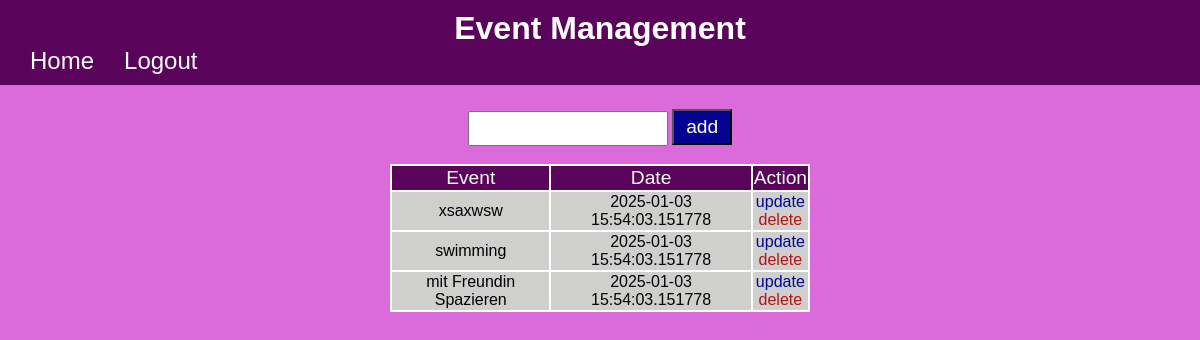
Before: /home (signed in) with the older database file.
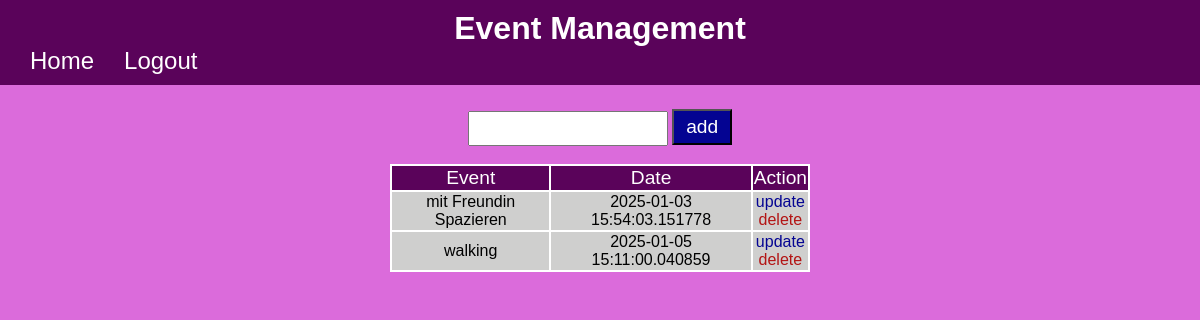
After: the same page with the newer database file.
### website/models.py (models this page shows)
class Event(db.Model):
    id = db.Column(db.Integer, primary_key=True)
    content = db.Column(db.String(60))
    due_date = db.Column(db.DateTime, default=datetime.utcnow())
    user_id = db.Column(db.Integer, db.ForeignKey('user.id'), nullable = False)

### website/views.py (the view, shortened to what this page needs)
@views.route('/home', methods=['POST', 'GET'])
@login_required
def home():
    return render_template('home.html', user=current_user)

### website/__init__.py (called while the page is built)
def create_app():
    app = Flask(__name__, template_folder="template")
    app.config['SQLALCHEMY_DATABASE_URI'] = f'sqlite:///{DATA_BN}'
    app.config['SECRET_KEY'] = 'abcdefghijk'
    db.init_app(app)
    from website.views import views
    from website.auth import auth
    app.register_blueprint(auth, url_prefix='/')
    app.register_blueprint(views, url_prefix='/')
    from website.models import User, Event
    with app.app_context():
        db.create_all()
    login_manager = LoginManager()
    login_manager.login_view = 'auth.login'
    login_manager.init_app(app)
    @login_manager.user_loader
    def load_user(id):
        return User.query.get(int(id))
    return app

### website/template/home.html (shortened to what this page needs)
{% extends 'base.html' %}
{% block content %}
<div class="content" align="center" >
    <br>
    <form  method="POST" align="center">
        <div>
            <input type="text" name="content" id="content" >
            <button type="submit" id="button" >add</button>
        </div>
    </form>
    <br>
    <table id="table">
        <thead align='center' id="thead">
            <td>Event</td>
            <td>Date</td>
            <td>Action</td>
        </thead>
        <tbody align="center" id="tbody">
            {% for event in user.events %}
                <tr id="table-row">
                    <td>{{ event.content }}</td>
                    <td>{{ event.due_date.date() }}  {{ event.due_date.time() }}</td>
                    <td style="text-align:center;">
                        <a id="update" href="/update/{{event.id}}" >update</a>
                        <br>
                        <a id="delete" href="/delete/{{event.id}}" >delete</a>
                    </td>
                </tr>
            {% endfor %}
        </tbody>
    </table>
    <br>
</div>
{% endblock %}

### website/template/base.html (shortened to what this page needs)
<!DOCTYPE html>
<html lang="en">
    <head>
        <link rel="stylesheet" href="../static/base.css">
    </head>
    <body>
        <nav class="navbar" align="center">
          {% block nav %}
            <a href="#" class="navbar-logo" align="center">Event Management</a>
            <div class="navbar-container">
                      {% if user.is_authenticated %}
                      <ul class="navbar-links" >
                        <li ><a class="nav-item nav-link" id="base" href="{{ url_for('views.home') }}" >Home</a></li>
                        <li><a class="nav-item nav-link" id="base" href="{{ url_for('auth.logout') }}">Logout</a></li>
                      </ul>
                      {% endif%}
            </div>
          {% endblock%}
        </nav>
            <div class="container" align="center">{% block content %} {% endblock %}</div>
    </body>
</html>

### website/static/base.css (style rules this page uses)
.navbar { background-color: rgb(90, 3, 90); padding:10px 20px; }
.navbar-logo { font-weight: bold; text-decoration: none; font-size:xx-large; color: white; }
.navbar-container { display:flex; justify-content: space-between; }
.navbar-links { list-style:none; display: flex; flex-direction:row; gap:10px; padding:0px; margin:0px; justify-content: flex-start; }
#base { background-color:rgb(90, 3, 90); text-decoration:none; padding:10px; color:white; font-size:x-large; }
body { background-color: rgb(219, 107, 219); background-size: cover; box-sizing: border-box; background-position: center; font-family: sans-serif; padding: 0%; margin: 0%; }
#table { padding:0px; background-color:white; width:70%; }
#thead { background-color: rgb(90, 3, 90); width:100%; font-size:larger; color: white; }
#tbody { background-color: #cfcfce; }
#update { text-decoration:none; color:rgb(4, 4, 146); text-align:center; }
#delete { text-decoration:none; color:rgb(179, 20, 20); text-align:center; }
#button { background-color: rgb(4, 4, 146); color:white; width: 10%; padding:5px; font-size:larger; }
.content { width:50%; padding: 6px; }
button { background-color: rgb(90, 3, 90); color:white; width:7%; padding:4px; font-size:larger; }
div input { width: 30%; padding:8px; }

Changed rows visible on the page:
removed Event: content "xsaxwsw", due_date "2025-01-03", due_date.time "15:54:03.151778"
removed Event: content "swimming", due_date "2025-01-03", due_date.time "15:54:03.151778"
added Event: content "walking", due_date "2025-01-05", due_date.time "15:11:00.040859"
